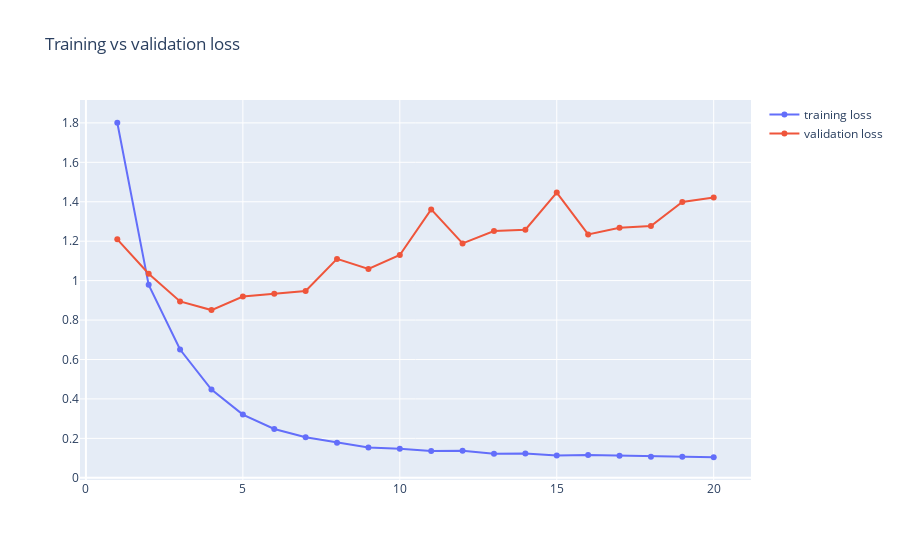

Source (notebook cell):
### Code cell
# Wykres dla funkcji straty
makeGraph("loss")

### Figure 1 — Plotly figure (JSON) as saved in the notebook; plotly's stock layout.template omitted (floating-point values rounded to 4 significant figures)
{"data": [{"mode": "lines+markers", "name": "training loss", "type": "scatter", "x": [1, 2, 3, 4, 5, 6, 7, 8, 9, 10, 11, 12, 13, 14, 15, 16, 17, 18, 19, 20], "y": [1.801, 0.9786, 0.6504, 0.4478, 0.3204, 0.2476, 0.2059, 0.1781, 0.154, 0.1478, 0.1361, 0.137, 0.1214, 0.1232, 0.1128, 0.1152, 0.1121, 0.1069, 0.1068, 0.1042]}, {"mode": "lines+markers", "name": "validation loss", "type": "scatter", "x": [1, 2, 3, 4, 5, 6, 7, 8, 9, 10, 11, 12, 13, 14, 15, 16, 17, 18, 19, 20], "y": [1.209, 1.035, 0.8947, 0.8506, 0.9196, 0.9339, 0.9475, 1.11, 1.06, 1.13, 1.361, 1.189, 1.252, 1.258, 1.447, 1.234, 1.268, 1.276, 1.399, 1.422]}], "layout": {"title": {"text": "Training vs validation loss"}}}
